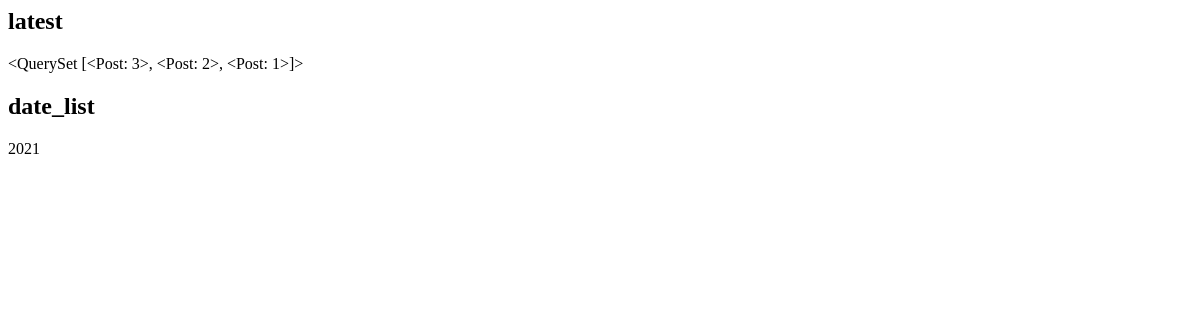
The page /instagram/archive/ on the database as committed earlier.
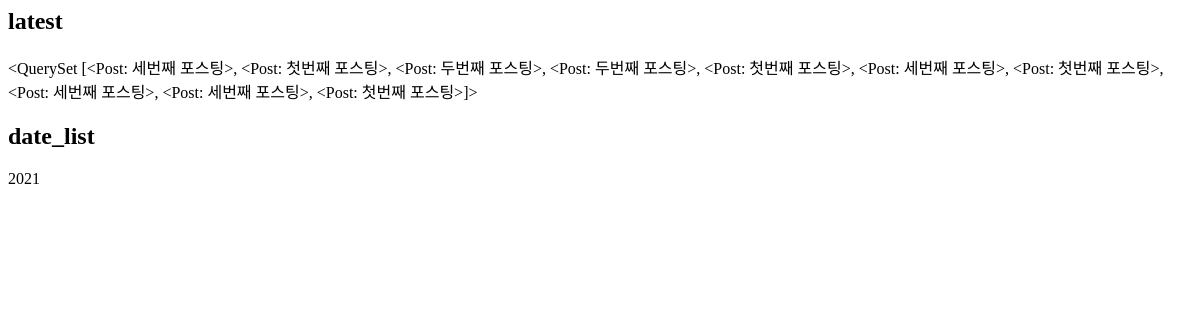
The same page on the database as committed later.
### instagram/models.py (models this page shows, shortened)
class Post(models.Model):
    author = models.ForeignKey(settings.AUTH_USER_MODEL, on_delete=models.CASCADE)
    message = models.TextField()
    photo = models.ImageField(blank=True, upload_to='instagram/post/%Y/%m/%d') # pip install pillow 설치 이미지처리 할때 사용 이미지같은 경우 경로만 db에 저장되고 이미지는 파일스토리지에 저장된다
    is_publish = models.BooleanField(default=False, verbose_name='공개여부')
    tag_set = models.ManyToManyField('Tag', blank=True) # Tag를 문자열로 넣는 이유는 Tag라는 클래스를 참조하려고 하지만 위에 아직 나오지 않아서 Tag를 바로 참조할 수 없다 그래서 문자열로 지정해놓는다
    created_at = models.DateTimeField(auto_now_add=True)
    updated_at = models.DateTimeField(auto_now=True)
    def __str__(self):
        return self.message #목록의 이름을 메시지로 변환
    class Meta:
        ordering = ['-id']

### instagram/templates/instagram/post_archive.html
<h2>latest</h2>
{{ latest }}
<h2>date_list</h2>
{% for date in date_list %}
    {{ date.year }} {% comment %} |는 함수에 대해서 필터로 사용 {% endcomment %}
{% endfor %}

Rows that differ between the two databases and show on the page:
no longer on this page (row edited): Post: message.message "<QuerySet [<Post: 3>, <Post: 2>, <Post: 1>]>"
added Post: message.message "<QuerySet [<Post: 세번째 포스팅>, <Post: 첫번째 포스팅>, <Post: 두번째 포스팅>, <Post: 두번째 포스팅>, <Post: 첫번째 포스팅>, <Post: 세번째 포스팅>, <Post: 첫번째 포스팅>, <Post: 세번째 포스팅>, <Post: 세번째 포스팅>, <Post: 첫번째 포스팅>]>"
